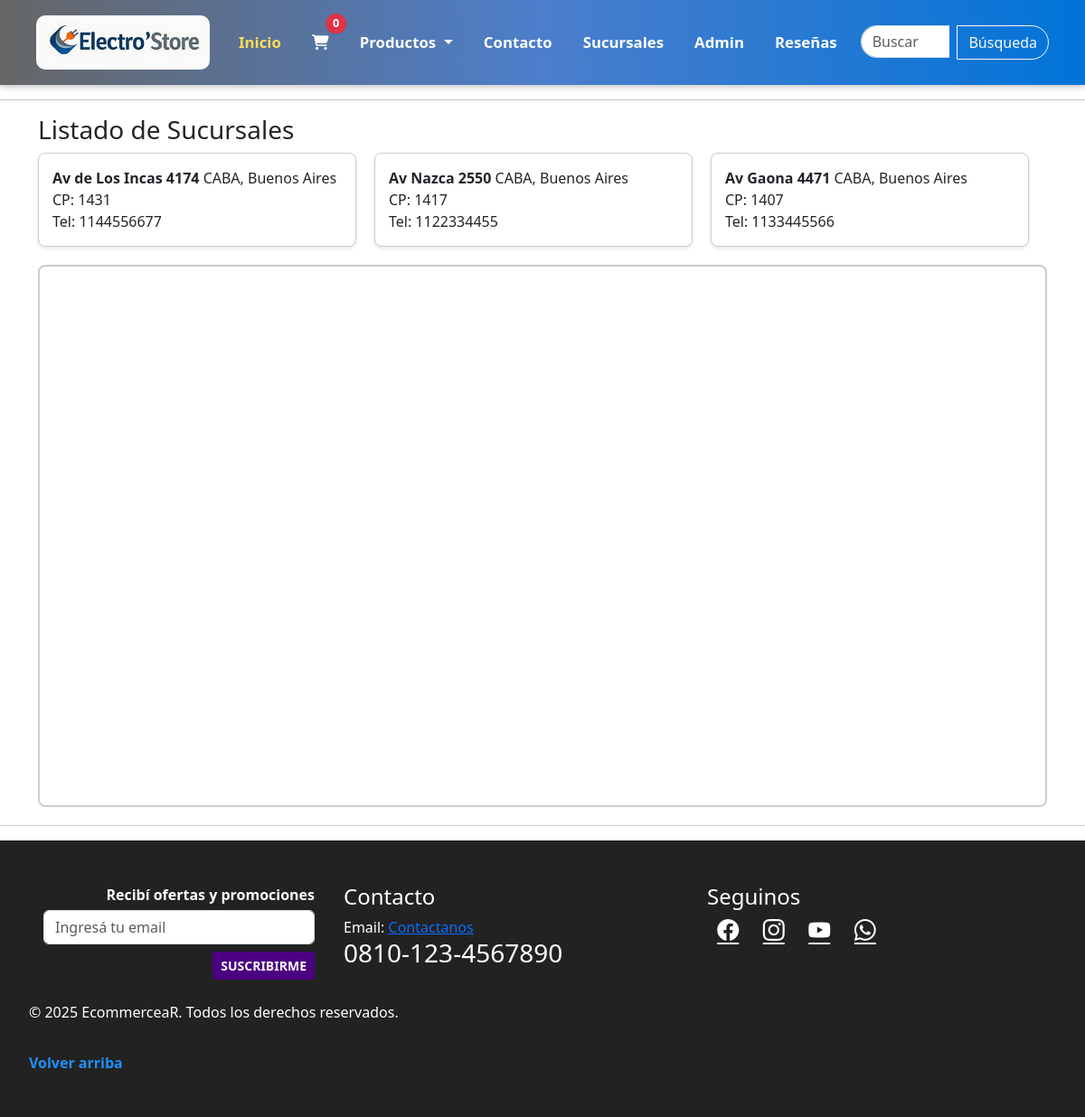
The app's page /sucursales.php with its own data.
### tables this page shows
CREATE TABLE sucursales (
    sucursal_id INTEGER PRIMARY KEY AUTOINCREMENT,
    direccion TEXT NOT NULL,
    codigo_postal TEXT,
    telefono TEXT,
    ciudad TEXT,
    provincia TEXT
, latitud REAL, longitud REAL);

### sucursales.php (the view, shortened to what this page needs)
<?php
require "menu.php";
require 'footer.php';
$db = new SQLite3('TiendaDB.sqlite');
$resultado = $db->query("SELECT * FROM sucursales");
$sucursales = [];
while ($fila = $resultado->fetchArray(SQLITE3_ASSOC)) {
  $sucursales[] = $fila;
}
?>
<!DOCTYPE html>
<html>
<head>
  <link rel="stylesheet" href="./css/estilo_v3.css">
  <link rel="stylesheet" href="./css/bootstrap.min.css">
  <link rel="stylesheet" href="https://cdnjs.cloudflare.com/ajax/libs/font-awesome/6.5.0/css/all.min.css">
  <link rel='stylesheet' href="./css/uicons-brands.css">
</head>
<body>
  <hr>
  <main class=main-main>
    <div class="container">
      <div class="listado">
        <h3>Listado de Sucursales</h3>
        <ul>
          <?php foreach ($sucursales as $suc): ?>
            <li>
              <strong><?php echo htmlspecialchars($suc['direccion']); ?></strong>
              <?php echo htmlspecialchars($suc['ciudad'] . ', ' . $suc['provincia']); ?><br>
              CP: <?php echo htmlspecialchars($suc['codigo_postal']); ?><br>
              Tel: <?php echo htmlspecialchars($suc['telefono']); ?>
            </li>
          <?php endforeach; ?>
        </ul>
      </div>
      <div id="map"></div>
    </div>
  </main>
  <hr>
</body>
</html>

### css/estilo_v3.css (style rules this page uses)
body { margin-top: 120px; font-family: Arial, sans-serif; background: #e8e7f1; margin: 0; }
#map { height: 600px; width: 100%; margin: 20px auto; border: 2px solid #ccc; border-radius: 8px; }
.listado ul { list-style: none; display: flex; flex-wrap: wrap; gap: 20px; padding-left: 0; margin: 0; }
.listado li { background: #ffffff; border: 1px solid #ccc; border-radius: 8px; box-shadow: 0 2px 4px rgba(0, 0, 0, 0.1); padding: 15px; width: calc(33.33% - 20px); box-sizing: border-box; }

### records on screen
sucursales: direccion "Av de Los Incas 4174", ciudad+provincia "CABA, Buenos Aires", codigo_postal "1431", telefono "1144556677"
sucursales: direccion "Av Nazca 2550", ciudad+provincia "CABA, Buenos Aires", codigo_postal "1417", telefono "1122334455"
sucursales: direccion "Av Gaona 4471", ciudad+provincia "CABA, Buenos Aires", codigo_postal "1407", telefono "1133445566"

### other values on screen
count($_SESSION['carrito'] ?? []) "0"
